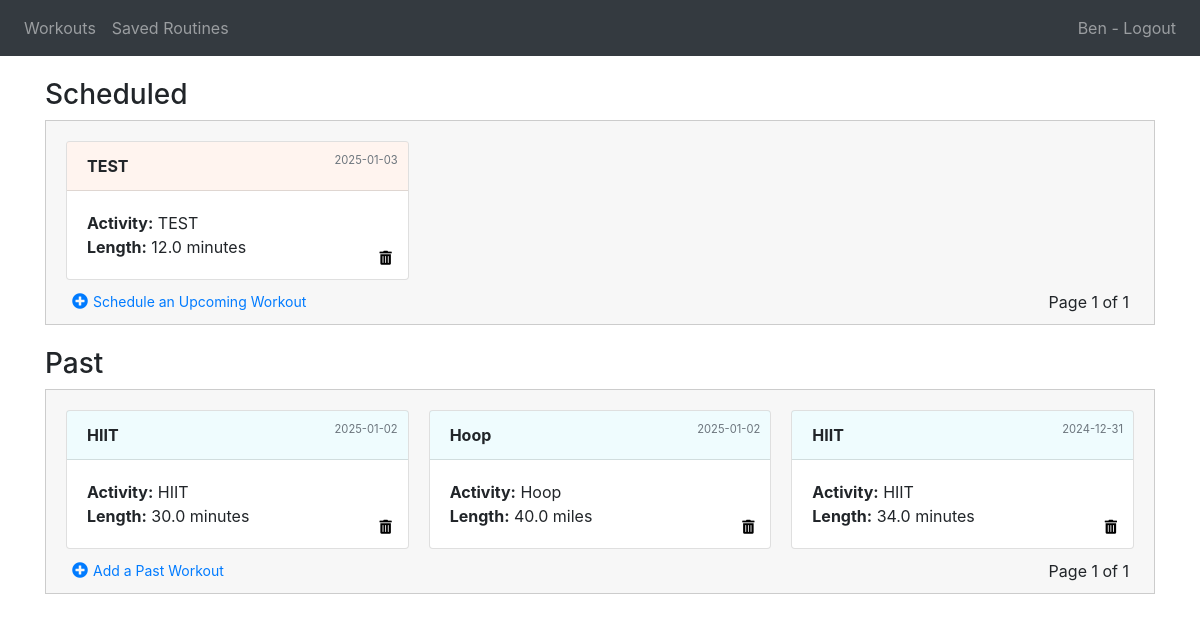
Screenshot of / (signed in) with the database file from the repository.
### website/models.py (models this page shows)
class User(db.Model, UserMixin):
    id = db.Column(db.Integer, primary_key=True)
    email = db.Column(db.String(150), unique=True)
    password = db.Column(db.String(150))
    first_name = db.Column(db.String(150))
    workouts = db.relationship('Workout')

class Workout(db.Model):
    id = db.Column(db.Integer, primary_key=True)
    name = db.Column(db.String(10000))
    length = db.Column(db.Float)
    is_minutes = db.Column(db.Boolean, default=True)
    url = db.Column(db.String(10000))
    date = db.Column(db.Date, default=func.current_date())
    user_id = db.Column(db.Integer, db.ForeignKey('user.id'))

### website/views.py (the view, shortened to what this page needs)
@views.route('/', methods=['GET', 'POST'])
@login_required
def home():
    today = date.today()
    page = request.args.get('page', 1, type=int)
    workouts_per_page = 6  # Display 6 workouts per page
    workouts = Workout.query.filter_by(user_id=current_user.id).order_by(Workout.date.desc()).paginate(page=page, per_page=workouts_per_page)
    return render_template("home.html", user=current_user, workouts=workouts, today=today)

### website/__init__.py (called while the page is built)
def create_app():
    app = Flask(__name__)
    app.config['SECRET_KEY'] = 'hjshjhdjahkjshkjdhjs'
    app.config['SQLALCHEMY_DATABASE_URI'] = f'sqlite:///{DB_NAME}'
    db.init_app(app)
    from .views import views
    from .auth import auth
    app.register_blueprint(views, url_prefix='/')
    app.register_blueprint(auth, url_prefix='/')
    from .models import User, Workout
    with app.app_context():
        db.create_all()
    login_manager = LoginManager()
    login_manager.login_view = 'auth.login'
    login_manager.init_app(app)
    @login_manager.user_loader
    def load_user(id):
        return User.query.get(int(id))
    return app

### website/templates/home.html (shortened to what this page needs)
{% extends "base.html" %}
{% block content %}
    <h3 align="left" style="margin-top:2%">Scheduled</h3>
    <div class="container" style="background-color:#d3d3d330">
        {% include "upcoming_workouts.html" %}
    </div>
    <h3 align="left" style="margin-top:2%">Past</h3>
    <div class="container" style="background-color:#d3d3d330">
        {% include "past_workouts.html" %}
    </div>
{% endblock %}

### website/templates/base.html (shortened to what this page needs)
<!DOCTYPE html>
<html>
  <head>
    <link
      rel="stylesheet"
      href="https://stackpath.bootstrapcdn.com/bootstrap/4.4.1/css/bootstrap.min.css"
    />
    <link
      rel="stylesheet"
      href="https://stackpath.bootstrapcdn.com/font-awesome/4.7.0/css/font-awesome.min.css"
    />
    <link href="https://cdnjs.cloudflare.com/ajax/libs/font-awesome/5.15.4/css/all.min.css" rel="stylesheet"/>
  </head>
  <body>
    <nav class="navbar navbar-expand-lg navbar-dark bg-dark">
      <div class="collapse navbar-collapse" id="navbar">
        <div class="navbar-nav">
          {% if user.is_authenticated %}
          <a class="nav-item nav-link" id="home" href="/">Workouts</a>
          <a class="nav-item nav-link" id="routines" href="/routines">Saved Routines</a>
          {% else %}
          <a class="nav-item nav-link" id="login" href="/login">Login</a>
          <a class="nav-item nav-link" id="signUp" href="/sign-up">Sign Up</a>
          {% endif %}
        </div>
        {% if user.is_authenticated %}
        <div class="navbar-nav ml-auto">
          <a class="nav-item nav-link" id="logout" href="/logout">{{user.first_name}} - Logout</a>
        </div>
        {% endif %}
      </div>
    </nav>
    <div class="container" style="margin-top:5px">{% block content %} {% endblock %}</div>
  </body>
</html>

### website/templates/upcoming_workouts.html (shortened to what this page needs)
<div class="row" style="border: 1px solid #ccc; padding: 10px;">
    {% for workout in workouts.items|sort(attribute='date') %} {% if workout.date >= today %}
    <div class="col-md-4" style="padding: 10px;">
        <div class="card position-relative">
            <span class="text-muted position-absolute" style="top: 10px; right: 10px; font-size: 0.7rem;">
                {{ workout.date }}
            </span>
            <div class="card-header" style="background-color:rgba(255, 231, 219, 0.44)">
                <strong>{{ workout.name }}</strong>
            </div>
            <div class="card-body" style="position: relative;">
                <p><strong>Activity:</strong> {{ workout.name }}</p>
                {% if workout.is_minutes %}
                    <p><strong>Length:</strong> {{ workout.length }} minutes</p>
                {% else %}
                    <p><strong>Length:</strong> {{ workout.length }} miles</p>
                {% endif %}
            </div>
            <button type="button"
                class="delete-btn"
                style="position: absolute; width: 24px; height: 24px; bottom: 10px; right: 10px; border-radius: 50%; padding: 0; background: none; border: none;"
                onClick="confirmDelete('{{ workout.id }}')">
                <i class="fas fa-trash-alt" style="font-size: 14px; cursor: pointer;"></i>
            </button>
        </div>
    </div>
    {% endif %} {% endfor %}
    <div class="col-12 d-flex justify-content-between align-items-start">
         <div>
            <a href="#upcomingWorkoutForm" class="btn btn-link p-0" data-toggle="collapse" aria-expanded="false" aria-controls="workoutForm" style="font-size: 14px; text-decoration: none; color: #007bff; display: flex; align-items: center;">
                <i class="fas fa-plus-circle" style="margin-right: 5px; font-size: 16px;"></i>
                <span>Schedule an Upcoming Workout</span>
            </a>
        </div>
        <div class="text-right">
            <span>Page {{ workouts.page }} of {{ workouts.pages }}</span>
        </div>
    </div>
</div>

### website/templates/past_workouts.html (shortened to what this page needs)
<div class="row" style="border: 1px solid #ccc; padding: 10px;">
    {% for workout in workouts.items %} {% if workout.date < today %}
    <div class="col-md-4" style="padding: 10px;">
        <div class="card position-relative">
            <span class="text-muted position-absolute" style="top: 10px; right: 10px; font-size: 0.7rem;">
                {{ workout.date }}
            </span>
            <div class="card-header" style="background-color:rgba(166, 239, 247, 0.18)">
                <strong>{{ workout.name }}</strong>
            </div>
            <div class="card-body" style="position: relative;">
                <p><strong>Activity:</strong> {{ workout.name }}</p>
                {% if workout.is_minutes %}
                    <p><strong>Length:</strong> {{ workout.length }} minutes</p>
                {% else %}
                    <p><strong>Length:</strong> {{ workout.length }} miles</p>
                {% endif %}
            </div>
            <button type="button"
                class="delete-btn"
                style="position: absolute; width: 24px; height: 24px; bottom: 10px; right: 10px; border-radius: 50%; padding: 0; background: none; border: none;"
                onClick="confirmDelete('{{ workout.id }}')">
                <i class="fas fa-trash-alt" style="font-size: 14px; cursor: pointer;"></i>
            </button>
        </div>
    </div>
    {% endif %} {% endfor %}
    <div class="col-12 d-flex justify-content-between align-items-start">
         <div>
            <a href="#pastWorkoutForm" class="btn btn-link p-0" data-toggle="collapse" aria-expanded="false" aria-controls="workoutForm" style="font-size: 14px; text-decoration: none; color: #007bff; display: flex; align-items: center;">
                <i class="fas fa-plus-circle" style="margin-right: 5px; font-size: 16px;"></i>
                <span>Add a Past Workout</span>
            </a>
        </div>
        <div class="text-right">
            <span>Page {{ workouts.page }} of {{ workouts.pages }}</span>
        </div>
    </div>
</div>

### website/templates/base.html (style rules this page uses)
p { margin-bottom:0; }

### rows the page displays
User: first_name "Ben"
Workout: date "2025-01-03", name "TEST", length "12.0", {{ workout.id }} 2 (drawn)
Workout: date "2025-01-02", name "HIIT", length "30.0"
Workout: date "2025-01-02", name "Hoop", length "40.0"
Workout: date "2024-12-31", name "HIIT", length "34.0"

### other values shown
{{ workouts.page }} "1"
{{ workouts.pages }} "1"
